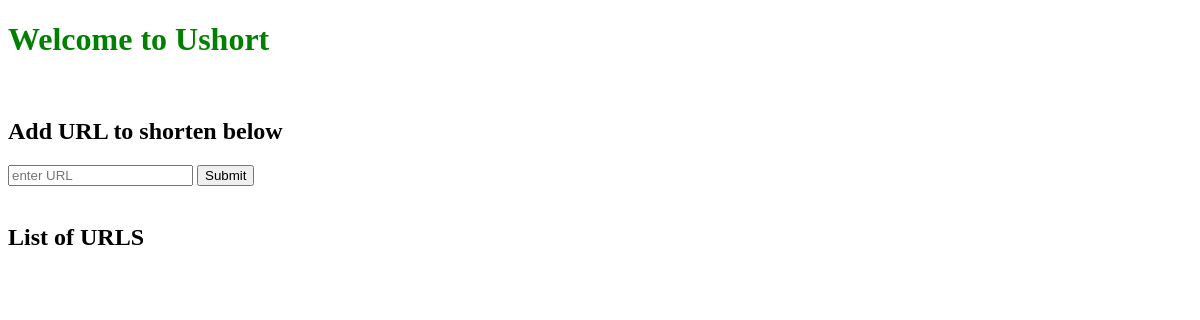
/, run on an earlier commit of the app's database.
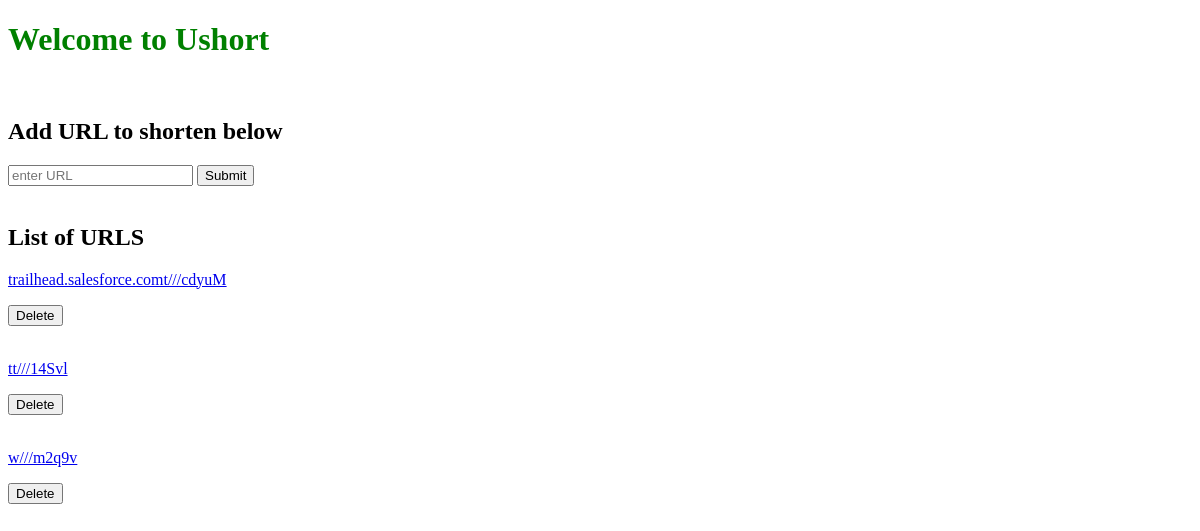
And on a later commit of the database.
### Ushort_app/models.py (models this page shows, shortened)
class Ushort(models.Model):
    url_name = models.CharField(max_length = 200)
    shortened_url = models.CharField(max_length = 10)

### Ushort_app/views.py (the view)
# urls.py: path('', views.ushrink_list, name = 'list'),
def ushrink_list(request):
    all_urls = Ushort.objects.all()
    context = {
        "all_urls": all_urls
    }
    if request.method == 'GET':
        return render(request, 'shrink/home.html',context)

### templates/shrink/home.html (shortened to what this page needs)
{% extends 'base.html' %}
{% block content %}
    <h1> Welcome to Ushort</h1><br>
    <h2>Add URL to shorten below</h2>
    <form id='add entry' action= "{%url 'Ushort_app:post' %}" method= 'POST'>
        <div id='site_name'>
            <input type="text" id="url_shortener" name="url" placeholder="enter URL" />
            <button type="submit">Submit</button><br /><br />
        </div>
    </form>
    <h2 class='text-center'>List of URLS</h2>
{% for link in all_urls %}
<p class='text-center'><a href='https://{{link.url_name}}' target='_blank'>{{link.shortened_url}}</a></p>
<a href= "{% url 'Ushort_app:delete' link.id %}"><button>Delete</button></a><br><br>
{% endfor %}
{% endblock %}

### templates/base.html (shortened to what this page needs)
{% load static %}
<!DOCTYPE html>
    <html lang="en">
    <head>
        <link rel="stylesheet" href="{% static 'css/site.css' %}">
    </head>
    <body>
        {% block content %}
        {% endblock %}
    </body>
    </html>

### static/css/site.css (style rules this page uses)
h1 { color: green; }

What changed in the data, as far as the page shows it:
added Ushort: shortened_url "trailhead.salesforce.comt///cdyuM"
added Ushort: shortened_url "tt///14Svl"
added Ushort: shortened_url "w///m2q9v"
